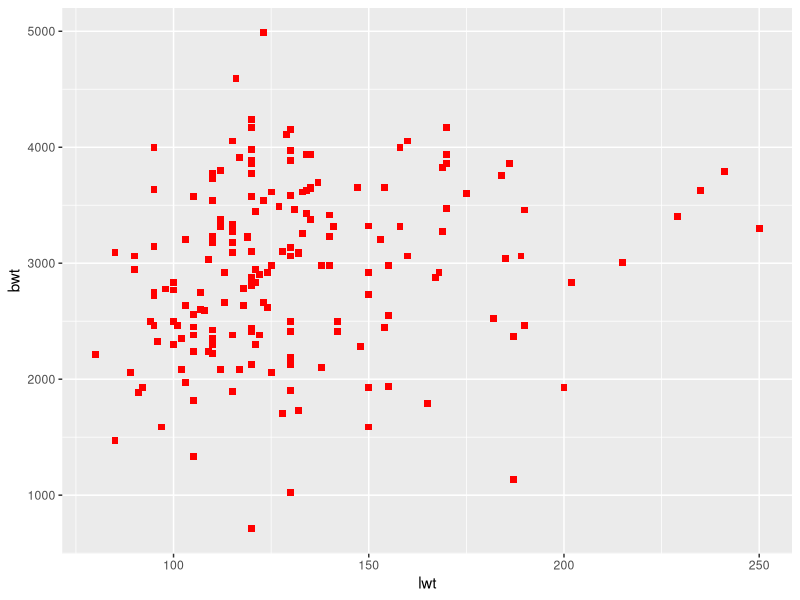
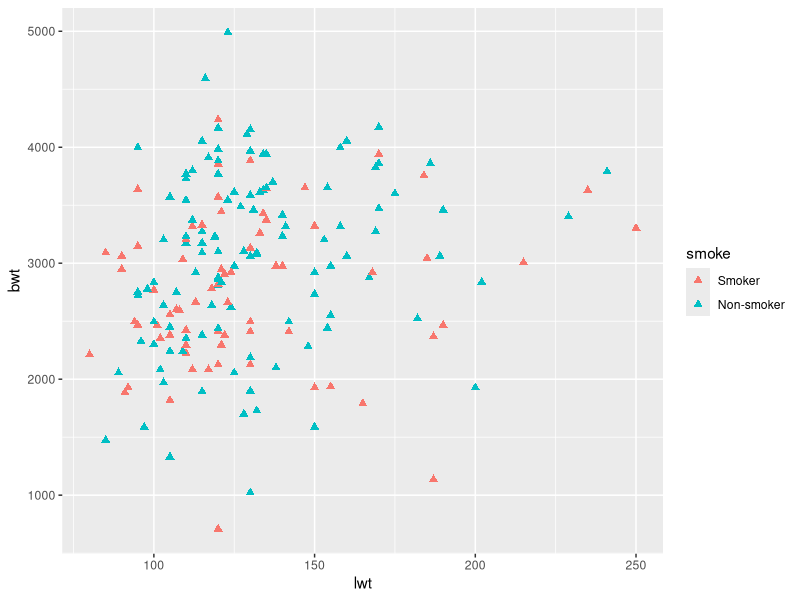
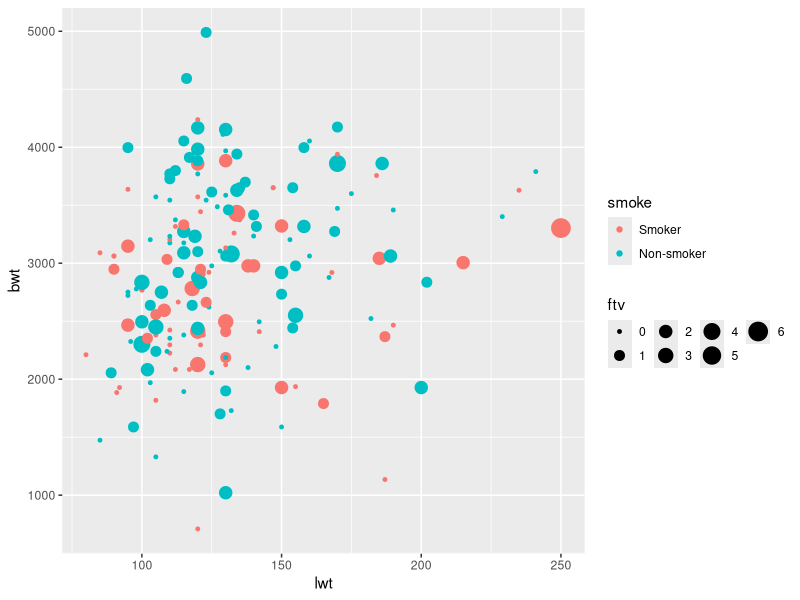
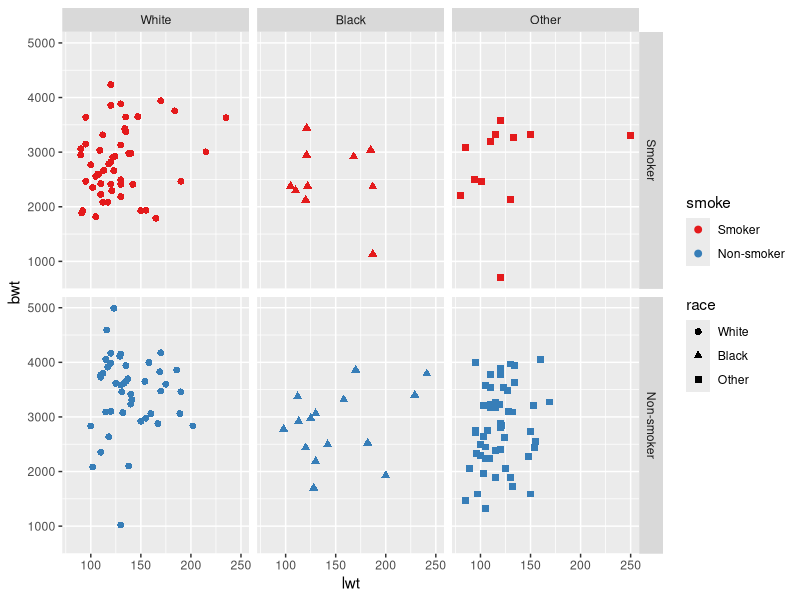
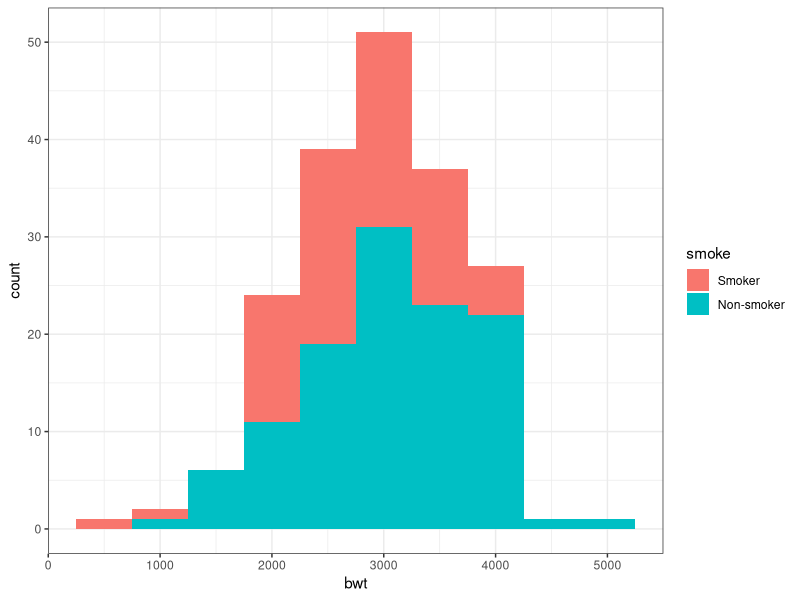
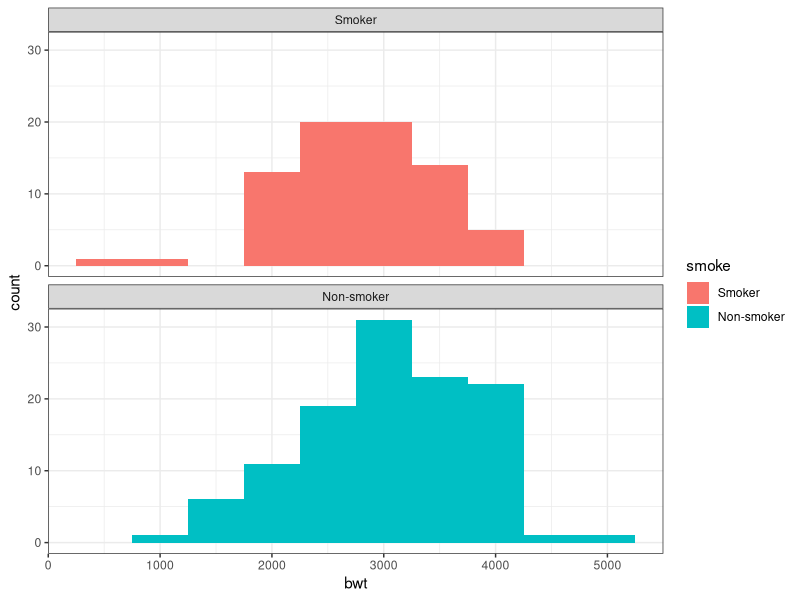
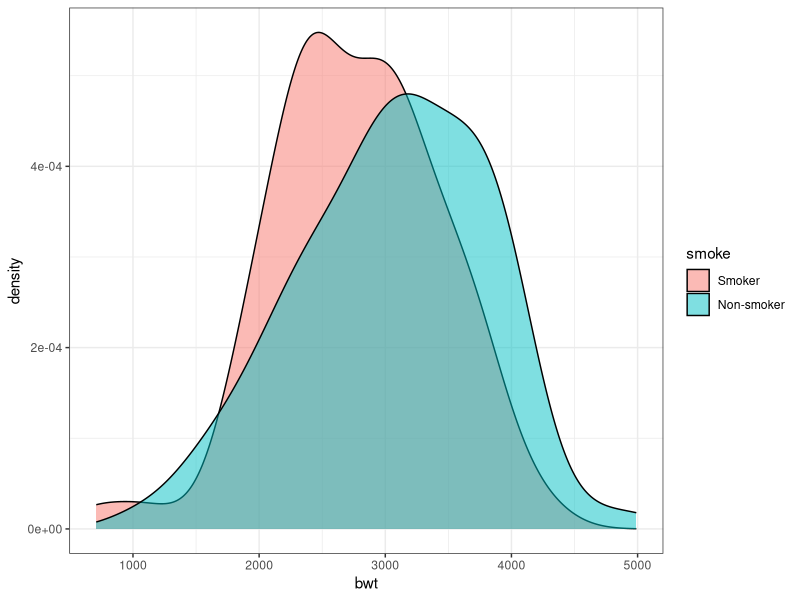
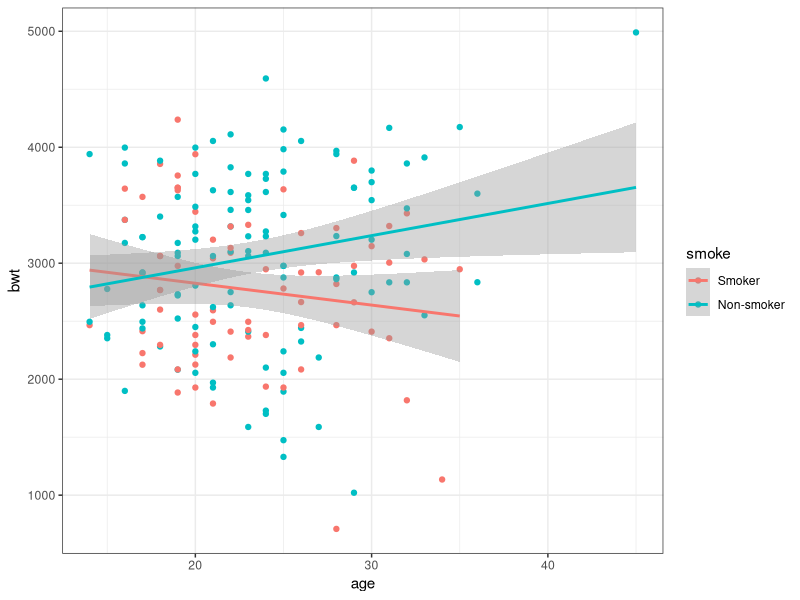

Source code (R) for these figures, in order:
# Вага новонарождених. Дані: Hosmer, Lemeshow, 1989

# Читаємо дані
library(MASS)
baby <- birthwt
head(baby) #переглянемо кілька перших рядків
tail(baby) #переглянемо кілька останніх рядків
nrow(baby)  #кількість рядків
ncol(baby)  #кількість стовпців
colnames(baby) #назви змінних

# Побудуємо простий точковий графік, де вісь x = вага матері, а вісь y = вага дитини
library(ggplot2) 
ggplot(baby, aes(x = lwt, y = bwt)) + geom_point(colour = 'red', size = 2, shape = 15)

# Наш датасет містить також дані про тютюнопаління матерів, расу, кількість відвідин лікаря ітд. Візуалізуймо ці дані!
baby$smoke <- factor(baby$smoke,
                     levels = c(1, 0),
                     labels = c('Smoker', 'Non-smoker'))
baby$race <- factor(baby$race,
                    levels = c(1, 2, 3),
                    labels = c('White', 'Black', 'Other'))

# Естетика `colour` допоможе показати матерів, які палять і тих, які не палять
ggplot(baby, aes(x = lwt, y = bwt, colour = smoke)) +
  geom_point(size = 2, shape = 17)

# Введемо `size`, щоб за допомогою розміру точок показати скільки разів жінка відвідувала лікаря (`baby$ftv`)
ggplot(baby, aes(x = lwt, y = bwt, colour = smoke, size = ftv)) +
  geom_point() + guides(size = guide_legend(ncol = 4))

# Проведемо фасетування, щоб було легше зрозуміти наші дані
ggplot(baby, aes(x = lwt, y = bwt, colour = smoke, shape = race)) +
  geom_point(size = 2) +
  scale_colour_brewer(palette = 'Set1') +
  facet_grid(smoke~race)

# Побудуймо гістограму і за допомогою `fill` покажемо матерів, які палять і тих, які не палять
ggplot(baby, aes(x = bwt)) +
  geom_histogram(binwidth = 500, aes(fill = smoke)) +
  theme_bw()

# Проведемо фасетизацію, щоб було легше читати нашу гістограму
ggplot(baby, aes(x = bwt)) + geom_histogram(binwidth = 500, aes(fill = smoke)) +
  theme_bw() +
  facet_wrap(~smoke, nrow = 2)

# Провемо також ядрову оцінку густини розподілу (Kernel Density)
ggplot(baby, aes(x = bwt)) +
  geom_density(aes(fill = smoke), alpha = 0.5) +
  theme_bw()

# Простежмо тенденцію залежності ваги новонародженого від віку матері (з лініями регресії)
ggplot(baby, aes(x = age, y = bwt, colour = smoke)) + geom_point() +
  stat_smooth(method = 'lm') +
  theme_bw()

# Висновок - Інформаційні аналітики не курять :)